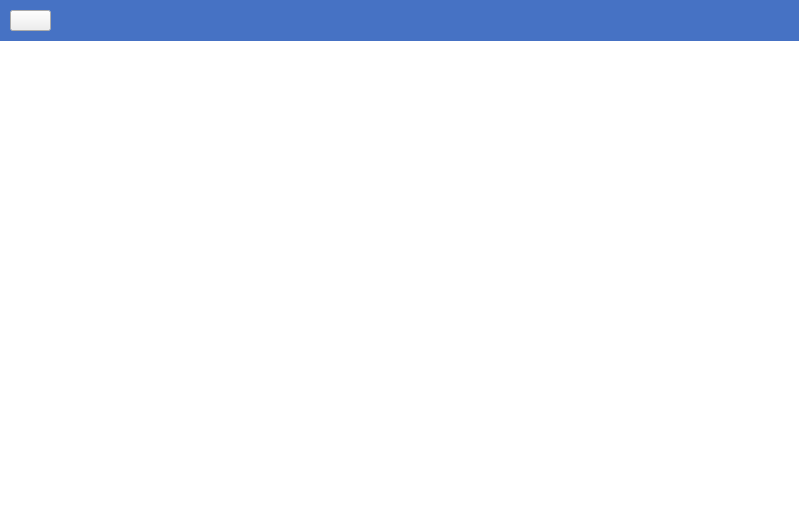
<?xml version="1.0" encoding="UTF-8"?>
<ui version="4.0">
 <class>Folder</class>
 <widget class="QWidget" name="Folder">
  <property name="geometry">
   <rect>
    <x>0</x>
    <y>0</y>
    <width>799</width>
    <height>528</height>
   </rect>
  </property>
  <property name="windowTitle">
   <string>文件资源管理器</string>
  </property>
  <widget class="QLabel" name="label">
   <property name="geometry">
    <rect>
     <x>0</x>
     <y>0</y>
     <width>811</width>
     <height>41</height>
    </rect>
   </property>
   <property name="styleSheet">
    <string notr="true">QLabel{background-color:rgb(70, 114, 196);}
</string>
   </property>
   <property name="text">
    <string/>
   </property>
  </widget>
  <widget class="QPushButton" name="back_btn">
   <property name="geometry">
    <rect>
     <x>10</x>
     <y>10</y>
     <width>41</width>
     <height>21</height>
    </rect>
   </property>
   <property name="text">
    <string/>
   </property>
   <property name="icon">
    <iconset resource="resource.qrc">
     <normaloff>:/QQ图片20240103153831.jpg</normaloff>:/QQ图片20240103153831.jpg</iconset>
   </property>
   <property name="iconSize">
    <size>
     <width>50</width>
     <height>50</height>
    </size>
   </property>
  </widget>
  <widget class="QLabel" name="label_2">
   <property name="geometry">
    <rect>
     <x>0</x>
     <y>40</y>
     <width>801</width>
     <height>491</height>
    </rect>
   </property>
   <property name="styleSheet">
    <string notr="true">QLabel{background-color:rgb(255, 255, 255);}
</string>
   </property>
   <property name="text">
    <string/>
   </property>
  </widget>
  <widget class="QLabel" name="file_path_label">
   <property name="geometry">
    <rect>
     <x>80</x>
     <y>10</y>
     <width>371</width>
     <height>20</height>
    </rect>
   </property>
   <property name="styleSheet">
    <string notr="true">font: 11pt &quot;Consolas&quot;;</string>
   </property>
   <property name="text">
    <string/>
   </property>
  </widget>
  <zorder>label_2</zorder>
  <zorder>label</zorder>
  <zorder>back_btn</zorder>
  <zorder>file_path_label</zorder>
 </widget>
 <resources>
  <include location="resource.qrc"/>
 </resources>
 <connections/>
</ui>
